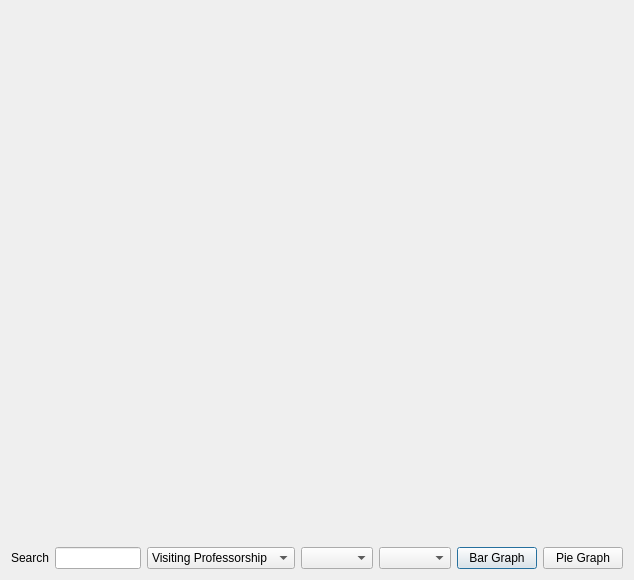
<?xml version="1.0" encoding="UTF-8"?>
<ui version="4.0">
 <class>PresentationGraphDash</class>
 <widget class="QDialog" name="PresentationGraphDash">
  <property name="geometry">
   <rect>
    <x>0</x>
    <y>0</y>
    <width>634</width>
    <height>580</height>
   </rect>
  </property>
  <property name="minimumSize">
   <size>
    <width>500</width>
    <height>500</height>
   </size>
  </property>
  <property name="maximumSize">
   <size>
    <width>3000</width>
    <height>3000</height>
   </size>
  </property>
  <property name="windowTitle">
   <string>Dialog</string>
  </property>
  <layout class="QVBoxLayout" name="verticalLayout">
   <item>
    <widget class="QCustomPlot" name="bar_graphPres" native="true">
     <property name="minimumSize">
      <size>
       <width>500</width>
       <height>500</height>
      </size>
     </property>
     <property name="maximumSize">
      <size>
       <width>1000</width>
       <height>1000</height>
      </size>
     </property>
    </widget>
   </item>
   <item>
    <layout class="QHBoxLayout" name="horizontalLayout">
     <item>
      <widget class="QLabel" name="label">
       <property name="text">
        <string>Search</string>
       </property>
      </widget>
     </item>
     <item>
      <widget class="QLineEdit" name="searchInPres"/>
     </item>
     <item>
      <widget class="QComboBox" name="presType">
       <item>
        <property name="text">
         <string>Visiting Professorship</string>
        </property>
       </item>
       <item>
        <property name="text">
         <string>Invited Lectures</string>
        </property>
       </item>
       <item>
        <property name="text">
         <string>Poster Presentation</string>
        </property>
       </item>
       <item>
        <property name="text">
         <string>Abstract Presented</string>
        </property>
       </item>
       <item>
        <property name="text">
         <string>Plenary Presentation</string>
        </property>
       </item>
      </widget>
     </item>
     <item>
      <widget class="QComboBox" name="fromCBPres"/>
     </item>
     <item>
      <widget class="QComboBox" name="toCBPres"/>
     </item>
     <item>
      <widget class="QPushButton" name="barBtn">
       <property name="text">
        <string>Bar Graph</string>
       </property>
      </widget>
     </item>
     <item>
      <widget class="QPushButton" name="pieBtn">
       <property name="text">
        <string>Pie Graph</string>
       </property>
      </widget>
     </item>
    </layout>
   </item>
  </layout>
 </widget>
 <customwidgets>
  <customwidget>
   <class>QCustomPlot</class>
   <extends>QWidget</extends>
   <header>qcustomplot.h</header>
   <container>1</container>
  </customwidget>
 </customwidgets>
 <resources/>
 <connections/>
</ui>
